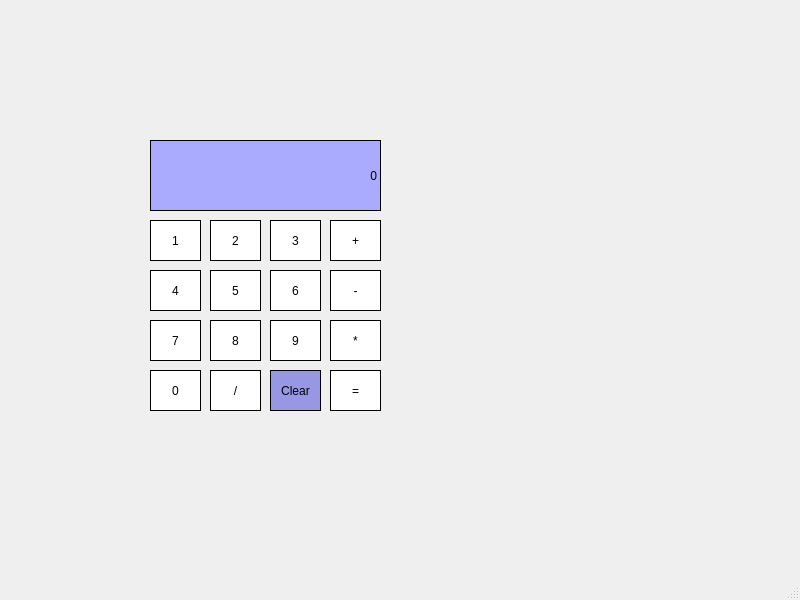
<?xml version="1.0" encoding="UTF-8"?>
<ui version="4.0">
 <class>MainWindow</class>
 <widget class="QMainWindow" name="MainWindow">
  <property name="geometry">
   <rect>
    <x>0</x>
    <y>0</y>
    <width>800</width>
    <height>600</height>
   </rect>
  </property>
  <property name="windowTitle">
   <string>MainWindow</string>
  </property>
  <widget class="QWidget" name="centralwidget">
   <widget class="QPushButton" name="PB_number1">
    <property name="geometry">
     <rect>
      <x>150</x>
      <y>220</y>
      <width>51</width>
      <height>41</height>
     </rect>
    </property>
    <property name="styleSheet">
     <string notr="true">background-color: rgb(255, 255, 255);
font: 75 24pt &quot;Times New Roman&quot;;
border:1px solid black;</string>
    </property>
    <property name="text">
     <string>1</string>
    </property>
   </widget>
   <widget class="QPushButton" name="PB_number2">
    <property name="geometry">
     <rect>
      <x>210</x>
      <y>220</y>
      <width>51</width>
      <height>41</height>
     </rect>
    </property>
    <property name="styleSheet">
     <string notr="true">background-color: rgb(255, 255, 255);
font: 75 24pt &quot;Times New Roman&quot;;
border:1px solid black;</string>
    </property>
    <property name="text">
     <string>2</string>
    </property>
   </widget>
   <widget class="QPushButton" name="PB_number3">
    <property name="geometry">
     <rect>
      <x>270</x>
      <y>220</y>
      <width>51</width>
      <height>41</height>
     </rect>
    </property>
    <property name="styleSheet">
     <string notr="true">background-color: rgb(255, 255, 255);
font: 75 24pt &quot;Times New Roman&quot;;
border:1px solid black;</string>
    </property>
    <property name="text">
     <string>3</string>
    </property>
   </widget>
   <widget class="QPushButton" name="PB_Addition">
    <property name="geometry">
     <rect>
      <x>330</x>
      <y>220</y>
      <width>51</width>
      <height>41</height>
     </rect>
    </property>
    <property name="styleSheet">
     <string notr="true">background-color: rgb(255, 255, 255);
font: 75 24pt &quot;Times New Roman&quot;;
border:1px solid black;</string>
    </property>
    <property name="text">
     <string>+</string>
    </property>
   </widget>
   <widget class="QPushButton" name="PB_number4">
    <property name="geometry">
     <rect>
      <x>150</x>
      <y>270</y>
      <width>51</width>
      <height>41</height>
     </rect>
    </property>
    <property name="styleSheet">
     <string notr="true">background-color: rgb(255, 255, 255);
font: 75 24pt &quot;Times New Roman&quot;;
border:1px solid black;</string>
    </property>
    <property name="text">
     <string>4</string>
    </property>
   </widget>
   <widget class="QPushButton" name="PB_number5">
    <property name="geometry">
     <rect>
      <x>210</x>
      <y>270</y>
      <width>51</width>
      <height>41</height>
     </rect>
    </property>
    <property name="styleSheet">
     <string notr="true">background-color: rgb(255, 255, 255);
font: 75 24pt &quot;Times New Roman&quot;;
border:1px solid black;</string>
    </property>
    <property name="text">
     <string>5</string>
    </property>
   </widget>
   <widget class="QPushButton" name="PB_number6">
    <property name="geometry">
     <rect>
      <x>270</x>
      <y>270</y>
      <width>51</width>
      <height>41</height>
     </rect>
    </property>
    <property name="styleSheet">
     <string notr="true">background-color: rgb(255, 255, 255);
font: 75 24pt &quot;Times New Roman&quot;;
border:1px solid black;</string>
    </property>
    <property name="text">
     <string>6</string>
    </property>
   </widget>
   <widget class="QPushButton" name="PB_Subraction">
    <property name="geometry">
     <rect>
      <x>330</x>
      <y>270</y>
      <width>51</width>
      <height>41</height>
     </rect>
    </property>
    <property name="styleSheet">
     <string notr="true">background-color: rgb(255, 255, 255);
font: 75 24pt &quot;Times New Roman&quot;;
border:1px solid black;</string>
    </property>
    <property name="text">
     <string>-</string>
    </property>
   </widget>
   <widget class="QPushButton" name="PB_number7">
    <property name="geometry">
     <rect>
      <x>150</x>
      <y>320</y>
      <width>51</width>
      <height>41</height>
     </rect>
    </property>
    <property name="styleSheet">
     <string notr="true">background-color: rgb(255, 255, 255);
font: 75 24pt &quot;Times New Roman&quot;;
border:1px solid black;</string>
    </property>
    <property name="text">
     <string>7</string>
    </property>
   </widget>
   <widget class="QPushButton" name="PB_number8">
    <property name="geometry">
     <rect>
      <x>210</x>
      <y>320</y>
      <width>51</width>
      <height>41</height>
     </rect>
    </property>
    <property name="styleSheet">
     <string notr="true">background-color: rgb(255, 255, 255);
font: 75 24pt &quot;Times New Roman&quot;;
border:1px solid black;</string>
    </property>
    <property name="text">
     <string>8</string>
    </property>
   </widget>
   <widget class="QPushButton" name="PB_number9">
    <property name="geometry">
     <rect>
      <x>270</x>
      <y>320</y>
      <width>51</width>
      <height>41</height>
     </rect>
    </property>
    <property name="styleSheet">
     <string notr="true">background-color: rgb(255, 255, 255);
font: 75 24pt &quot;Times New Roman&quot;;
border:1px solid black;</string>
    </property>
    <property name="text">
     <string>9</string>
    </property>
   </widget>
   <widget class="QPushButton" name="PB_Multiplication">
    <property name="geometry">
     <rect>
      <x>330</x>
      <y>320</y>
      <width>51</width>
      <height>41</height>
     </rect>
    </property>
    <property name="styleSheet">
     <string notr="true">background-color: rgb(255, 255, 255);
font: 75 24pt &quot;Times New Roman&quot;;
border:1px solid black;</string>
    </property>
    <property name="text">
     <string>*</string>
    </property>
   </widget>
   <widget class="QPushButton" name="PB_number0">
    <property name="geometry">
     <rect>
      <x>150</x>
      <y>370</y>
      <width>51</width>
      <height>41</height>
     </rect>
    </property>
    <property name="styleSheet">
     <string notr="true">background-color: rgb(255, 255, 255);
font: 75 24pt &quot;Times New Roman&quot;;
border:1px solid black;</string>
    </property>
    <property name="text">
     <string>0</string>
    </property>
   </widget>
   <widget class="QPushButton" name="PB_Division">
    <property name="geometry">
     <rect>
      <x>210</x>
      <y>370</y>
      <width>51</width>
      <height>41</height>
     </rect>
    </property>
    <property name="styleSheet">
     <string notr="true">background-color: rgb(255, 255, 255);
font: 75 24pt &quot;Times New Roman&quot;;
border:1px solid black;</string>
    </property>
    <property name="text">
     <string>/</string>
    </property>
   </widget>
   <widget class="QPushButton" name="PB_clear">
    <property name="geometry">
     <rect>
      <x>270</x>
      <y>370</y>
      <width>51</width>
      <height>41</height>
     </rect>
    </property>
    <property name="styleSheet">
     <string notr="true">font: 75 16pt &quot;Times New Roman&quot;;
border:1px solid black;
background-color: rgb(151, 151, 227);</string>
    </property>
    <property name="text">
     <string>Clear</string>
    </property>
   </widget>
   <widget class="QPushButton" name="pushButton_17">
    <property name="geometry">
     <rect>
      <x>330</x>
      <y>370</y>
      <width>51</width>
      <height>41</height>
     </rect>
    </property>
    <property name="styleSheet">
     <string notr="true">background-color: rgb(255, 255, 255);
font: 75 24pt &quot;Times New Roman&quot;;
border:1px solid black;</string>
    </property>
    <property name="text">
     <string>=</string>
    </property>
   </widget>
   <widget class="QLabel" name="label_display">
    <property name="geometry">
     <rect>
      <x>150</x>
      <y>140</y>
      <width>231</width>
      <height>71</height>
     </rect>
    </property>
    <property name="styleSheet">
     <string notr="true">background-color: rgb(170, 170, 255);
font: 75 24pt &quot;Times New Roman&quot;;
border:1px solid black;</string>
    </property>
    <property name="text">
     <string>0</string>
    </property>
    <property name="alignment">
     <set>Qt::AlignRight|Qt::AlignTrailing|Qt::AlignVCenter</set>
    </property>
   </widget>
  </widget>
  <widget class="QMenuBar" name="menubar">
   <property name="geometry">
    <rect>
     <x>0</x>
     <y>0</y>
     <width>800</width>
     <height>21</height>
    </rect>
   </property>
  </widget>
  <widget class="QStatusBar" name="statusbar"/>
 </widget>
 <resources/>
 <connections/>
</ui>
